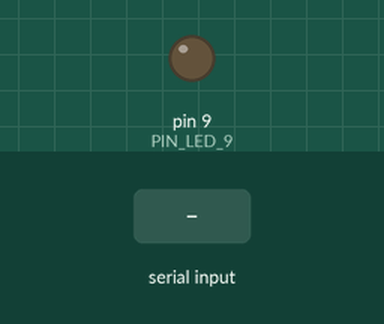
Recording of a sketch running on a simulated Arduino Uno, built with avr-gcc and run on an emulated ATmega328P. Parts: output pins drawn as LEDs (lit = HIGH). The inputs (shaded band) are chosen by the test bench. What the sketch prints to the serial monitor is not drawn.

Above: at 1.2 s.
1.3 s: "o" received over Serial
At 2.5 s:
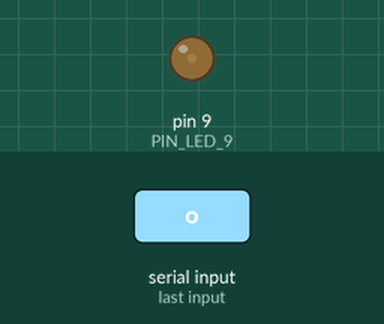
2.8 s: "o" received over Serial
At 3.8 s:
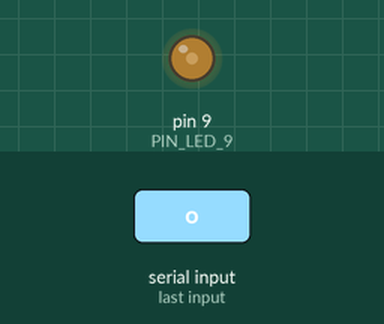
Timing chart, 0 to 5.8 s (numbered marks = the images above; inputs shaded):
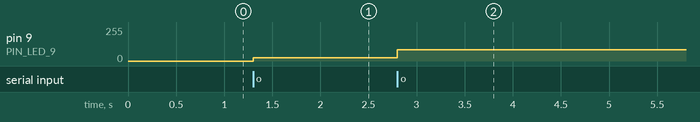

Measured:
- after the input at 1.3 s, pin 9 (PIN_LED_9): 0/255 → 25/255 at once
- after the input at 2.8 s, pin 9 (PIN_LED_9): 25/255 → 85/255 at once

The sketch:

001LightControlMealy.ino
```cpp
enum event
{
  ON,
  OFF
};

typedef enum
{
  LIGHT_OFF,
  LIGHT_DIM,
  LIGHT_MEDIUM,
  LIGHT_FULL
}light_state;

light_state curr_state = LIGHT_OFF;

#define PIN_LED_9               9
#define LIGHT_BRIGHT_DIM        25
#define LIGHT_BRIGHT_MED        85
#define LIGHT_BRIGHT_FULL       255
#define LIGHT_BRIGHT_OFF        0

void light_state_machine(uint8_t event);
void light_change_intensity(uint8_t pin, uint8_t intensity);


void setup() {
  // put your setup code here, to run once:
  Serial.begin(115200);
  Serial.println("Light control application");
  Serial.println("-------------------------");
  Serial.println("Send 'x' or 'o'");
}

void loop() {
  // put your main code here, to run repeatedly:
  uint8_t event;
  if (Serial.available() > 0)
  {
    event = Serial.read();
    if(event == 'o')
    {
      light_state_machine(ON);
    }else if(event == 'x')
    {
      light_state_machine(OFF);
    }
  }
}

void light_state_machine(uint8_t event)
{
  switch(curr_state)
  {
    case LIGHT_OFF:
    {
      switch(event)
      {
        case ON:
        {
          light_change_intensity(PIN_LED_9, LIGHT_BRIGHT_DIM);
          curr_state = LIGHT_DIM;
          break;
        }
      }
      break;
    }
    case LIGHT_DIM:
    {
      switch(event)
      {
        case ON:
        {
          light_change_intensity(PIN_LED_9, LIGHT_BRIGHT_MED);
          curr_state = LIGHT_MEDIUM;
          break;
        }
        case OFF:
        {
          light_change_intensity(PIN_LED_9, LIGHT_BRIGHT_OFF);
          curr_state = LIGHT_OFF;
          break;
        }
      }
      break;
    }
    case LIGHT_MEDIUM:
    {
      switch(event)
      {
        case ON:
        {
          light_change_intensity(PIN_LED_9, LIGHT_BRIGHT_FULL);
          curr_state = LIGHT_FULL;
          break;
        }
        case OFF:
        {
          light_change_intensity(PIN_LED_9, LIGHT_BRIGHT_OFF);
          curr_state = LIGHT_OFF;
          break;
        }
      }
      break;
    }
    case LIGHT_FULL:
    {
      switch(event)
      {
        case ON:
        {
          light_change_intensity(PIN_LED_9, LIGHT_BRIGHT_DIM);
          curr_state = LIGHT_DIM;
          break;
        }
        case OFF:
        {
          light_change_intensity(PIN_LED_9, LIGHT_BRIGHT_OFF);
          curr_state = LIGHT_OFF;
          break;
        }
      }
      break;
    }
  }
}

void light_change_intensity(uint8_t pin, uint8_t intensity)
{
  analogWrite(pin, intensity);
}
```
